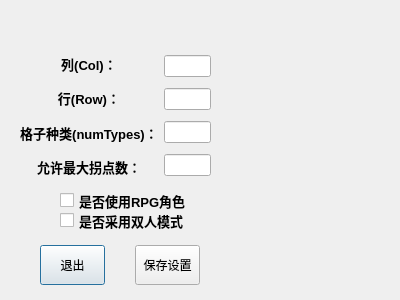
<?xml version="1.0" encoding="UTF-8"?>
<ui version="4.0">
 <class>Settings</class>
 <widget class="QDialog" name="Settings">
  <property name="geometry">
   <rect>
    <x>0</x>
    <y>0</y>
    <width>400</width>
    <height>300</height>
   </rect>
  </property>
  <property name="windowTitle">
   <string>Dialog</string>
  </property>
  <widget class="QCheckBox" name="characterBox">
   <property name="geometry">
    <rect>
     <x>60</x>
     <y>190</y>
     <width>141</width>
     <height>21</height>
    </rect>
   </property>
   <property name="font">
    <font>
     <pointsize>10</pointsize>
     <bold>true</bold>
    </font>
   </property>
   <property name="text">
    <string>是否使用RPG角色</string>
   </property>
  </widget>
  <widget class="QCheckBox" name="doubleCharacterBox">
   <property name="geometry">
    <rect>
     <x>60</x>
     <y>210</y>
     <width>141</width>
     <height>21</height>
    </rect>
   </property>
   <property name="font">
    <font>
     <pointsize>10</pointsize>
     <bold>true</bold>
    </font>
   </property>
   <property name="text">
    <string>是否采用双人模式</string>
   </property>
  </widget>
  <widget class="QWidget" name="horizontalLayoutWidget">
   <property name="geometry">
    <rect>
     <x>20</x>
     <y>50</y>
     <width>191</width>
     <height>131</height>
    </rect>
   </property>
   <layout class="QHBoxLayout" name="horizontalLayout">
    <item>
     <layout class="QVBoxLayout" name="verticalLayout_2">
      <item>
       <widget class="QLabel" name="colLabel">
        <property name="text">
         <string>&lt;html&gt;&lt;head/&gt;&lt;body&gt;&lt;p align=&quot;center&quot;&gt;&lt;span style=&quot; font-size:10pt; font-weight:700;&quot;&gt;列(Col)：&lt;/span&gt;&lt;/p&gt;&lt;/body&gt;&lt;/html&gt;</string>
        </property>
       </widget>
      </item>
      <item>
       <widget class="QLabel" name="rowLabel">
        <property name="text">
         <string>&lt;html&gt;&lt;head/&gt;&lt;body&gt;&lt;p align=&quot;center&quot;&gt;&lt;span style=&quot; font-size:10pt; font-weight:700;&quot;&gt;行(Row)：&lt;/span&gt;&lt;/p&gt;&lt;/body&gt;&lt;/html&gt;</string>
        </property>
       </widget>
      </item>
      <item>
       <widget class="QLabel" name="numTypeLabel">
        <property name="text">
         <string>&lt;html&gt;&lt;head/&gt;&lt;body&gt;&lt;p align=&quot;center&quot;&gt;&lt;span style=&quot; font-size:10pt; font-weight:700;&quot;&gt;格子种类(numTypes)：&lt;/span&gt;&lt;/p&gt;&lt;/body&gt;&lt;/html&gt;</string>
        </property>
       </widget>
      </item>
      <item>
       <widget class="QLabel" name="turnsLabel">
        <property name="text">
         <string>&lt;html&gt;&lt;head/&gt;&lt;body&gt;&lt;p align=&quot;center&quot;&gt;&lt;span style=&quot; font-size:10pt; font-weight:700;&quot;&gt;允许最大拐点数：&lt;/span&gt;&lt;/p&gt;&lt;/body&gt;&lt;/html&gt;</string>
        </property>
       </widget>
      </item>
     </layout>
    </item>
    <item>
     <layout class="QVBoxLayout" name="verticalLayout">
      <item alignment="Qt::AlignmentFlag::AlignRight">
       <widget class="QLineEdit" name="colEdit">
        <property name="alignment">
         <set>Qt::AlignmentFlag::AlignRight|Qt::AlignmentFlag::AlignTrailing|Qt::AlignmentFlag::AlignVCenter</set>
        </property>
       </widget>
      </item>
      <item alignment="Qt::AlignmentFlag::AlignRight">
       <widget class="QLineEdit" name="rowEdit">
        <property name="alignment">
         <set>Qt::AlignmentFlag::AlignRight|Qt::AlignmentFlag::AlignTrailing|Qt::AlignmentFlag::AlignVCenter</set>
        </property>
       </widget>
      </item>
      <item alignment="Qt::AlignmentFlag::AlignRight">
       <widget class="QLineEdit" name="numTypeEdit">
        <property name="alignment">
         <set>Qt::AlignmentFlag::AlignRight|Qt::AlignmentFlag::AlignTrailing|Qt::AlignmentFlag::AlignVCenter</set>
        </property>
       </widget>
      </item>
      <item alignment="Qt::AlignmentFlag::AlignRight">
       <widget class="QLineEdit" name="turnsEdit">
        <property name="alignment">
         <set>Qt::AlignmentFlag::AlignRight|Qt::AlignmentFlag::AlignTrailing|Qt::AlignmentFlag::AlignVCenter</set>
        </property>
       </widget>
      </item>
     </layout>
    </item>
   </layout>
  </widget>
  <widget class="QWidget" name="horizontalLayoutWidget_2">
   <property name="geometry">
    <rect>
     <x>40</x>
     <y>240</y>
     <width>160</width>
     <height>51</height>
    </rect>
   </property>
   <layout class="QHBoxLayout" name="horizontalLayout_2">
    <item>
     <widget class="QPushButton" name="quitButton">
      <property name="minimumSize">
       <size>
        <width>60</width>
        <height>40</height>
       </size>
      </property>
      <property name="text">
       <string>退出</string>
      </property>
     </widget>
    </item>
    <item>
     <spacer name="horizontalSpacer">
      <property name="orientation">
       <enum>Qt::Orientation::Horizontal</enum>
      </property>
      <property name="sizeHint" stdset="0">
       <size>
        <width>40</width>
        <height>20</height>
       </size>
      </property>
     </spacer>
    </item>
    <item>
     <widget class="QPushButton" name="saveButton">
      <property name="minimumSize">
       <size>
        <width>60</width>
        <height>40</height>
       </size>
      </property>
      <property name="text">
       <string>保存设置</string>
      </property>
     </widget>
    </item>
   </layout>
  </widget>
 </widget>
 <resources/>
 <connections/>
</ui>
